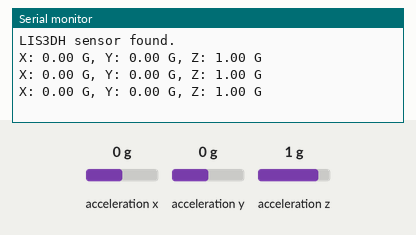
The sketch below on a simulated Arduino Uno, built with avr-gcc and run on an emulated ATmega328P. On the bench: the last lines printed to the serial monitor. The inputs (shaded band) are chosen by the test bench; at power-on: acceleration x 0 g, acceleration y 0 g, acceleration z 1 g.

Above: at 1.3 s.
1.4 s: acceleration x set to -1.4 g
At 2.1 s:
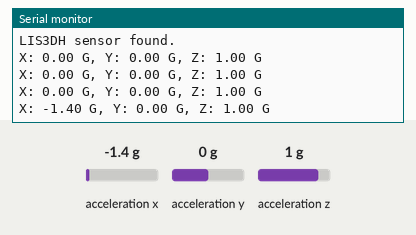
2.9 s: acceleration y set to -1.4 g
At 3.7 s:
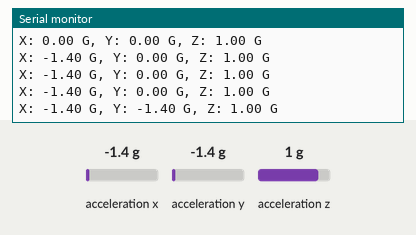
4.4 s: acceleration z set to -1.4 g
At 4.4 s:
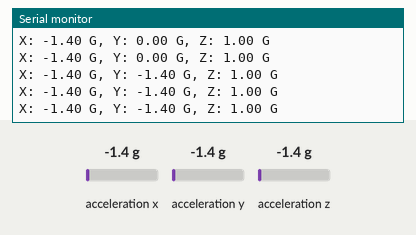

Measured:
- after the input at 1.4 s, the serial monitor: prints a new line after 0.21 s (image 1)
- after the input at 2.9 s, the serial monitor: prints a new line after 0.33 s (image 2)

The sketch:

Experiment_no_27.ino
```cpp
#include <Wire.h>
#include <Adafruit_LIS3DH.h>
#include <Adafruit_Sensor.h>
#include <SoftwareSerial.h>

SoftwareSerial BT(2, 3); // RX, TX for Bluetooth module
Adafruit_LIS3DH lis = Adafruit_LIS3DH();  // Create LIS3DH object

void setup() {
    Serial.begin(9600);  // Start Serial Monitor
    BT.begin(9600);      // Start Bluetooth

    if (!lis.begin(0x18)) { // Check if LIS3DH is detected (I2C address: 0x18)
        Serial.println("Couldn't find LIS3DH sensor!");
        while (1);
    }
    Serial.println("LIS3DH sensor found.");

    lis.setRange(LIS3DH_RANGE_2_G); // Set accelerometer range to ±2G
}

void loop() {
    lis.read();  // Read LIS3DH accelerometer values

    float x = lis.x / 16384.0;  // Convert raw values to G (assuming ±2G range)
    float y = lis.y / 16384.0;
    float z = lis.z / 16384.0;

    // Print to Serial Monitor
    Serial.print("X: "); Serial.print(x); Serial.print(" G, ");
    Serial.print("Y: "); Serial.print(y); Serial.print(" G, ");
    Serial.print("Z: "); Serial.print(z); Serial.println(" G");

    // Send data via Bluetooth
    BT.print("X: "); BT.print(x); BT.print(" G, ");
    BT.print("Y: "); BT.print(y); BT.print(" G, ");
    BT.print("Z: "); BT.print(z); BT.println(" G");

    delay(500);  // Update every 500ms
}
```
